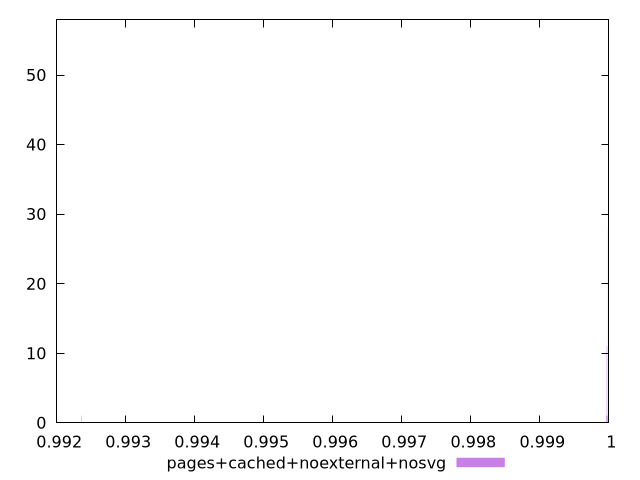

The script that saved this image:
$_pagesCachedNoexternalNosvg <<EOF
0.999988998529947 28
0.999994836824904 58
0.9923641853161048 1
0.999971483645076 11
0.999965645350119 1
0.999977321940033 1
EOF
set key outside below
set terminal pngcairo
set output "report_00006_2020-11-02T20-21-41.718Z/max-potential-fid/pages+cached+noexternal+nosvg//hist.png"
set yrange [0:58]
set boxwidth 0.000005838294957000175
set style fill transparent solid 0.5 noborder
plot $_pagesCachedNoexternalNosvg title "pages+cached+noexternal+nosvg" with boxes ,
